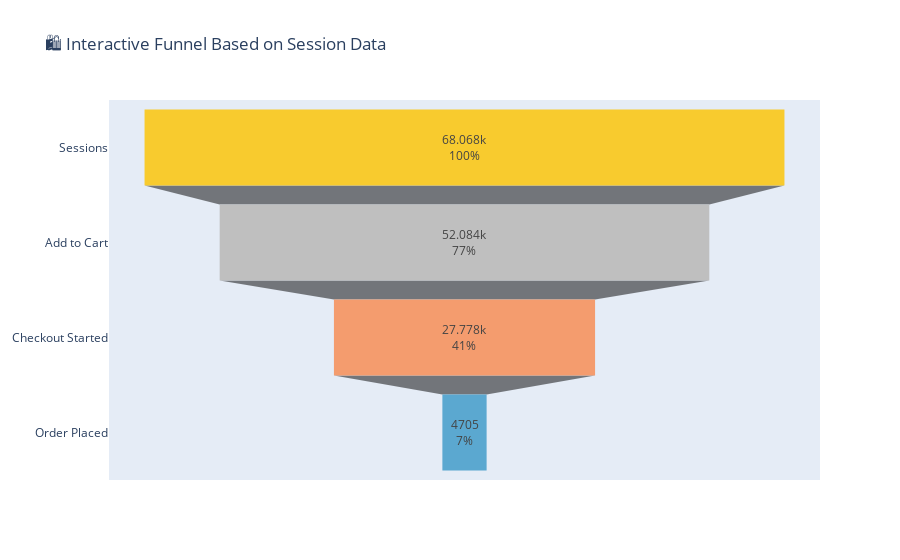

Notebook source saved alongside this figure:
### Markdown cell above
-------

### Code cell
import pandas as pd
import plotly.graph_objects as go

# Load your file
sessions_df = pd.read_csv("sessions_data.csv")
sessions_df["converted"] = sessions_df["converted"].astype(bool)
sessions_df["has_cart"] = sessions_df["page_views"] >= 3
sessions_df["checkout_started"] = sessions_df["page_views"] >= 6

funnel_counts = {
    "Sessions": len(sessions_df),
    # "Product Views": sessions_df[sessions_df["page_views"] >= 1].shape[0],
    "Add to Cart": sessions_df[sessions_df["has_cart"]].shape[0],
    "Checkout Started": sessions_df[sessions_df["checkout_started"]].shape[0],
    "Order Placed": sessions_df[sessions_df["converted"]].shape[0]
}

fig = go.Figure(go.Funnel(
    y=list(funnel_counts.keys()),
    x=list(funnel_counts.values()),
    textinfo="value+percent initial",
    marker={"color": ["#f8cb2e", "#bfbfbf", "#f49c6e", "#5ba8d0", "#4b8bbe"]}
))

fig.update_layout(title="🛍️ Interactive Funnel Based on Session Data")
fig.show()

### Figure 1 — Plotly figure (JSON) as saved in the notebook; plotly's stock layout.template omitted (floating-point values rounded to 4 significant figures)
{"data": [{"marker": {"color": ["#f8cb2e", "#bfbfbf", "#f49c6e", "#5ba8d0", "#4b8bbe"]}, "textinfo": "value+percent initial", "type": "funnel", "x": [68068, 52084, 27778, 4705], "y": ["Sessions", "Add to Cart", "Checkout Started", "Order Placed"]}], "layout": {"autosize": true, "title": {"text": "🛍️ Interactive Funnel Based on Session Data"}, "xaxis": {"autorange": true, "range": [-37820.0, 37820.0], "type": "linear"}, "yaxis": {"autorange": true, "range": [3.5, -0.5], "type": "category"}}}
